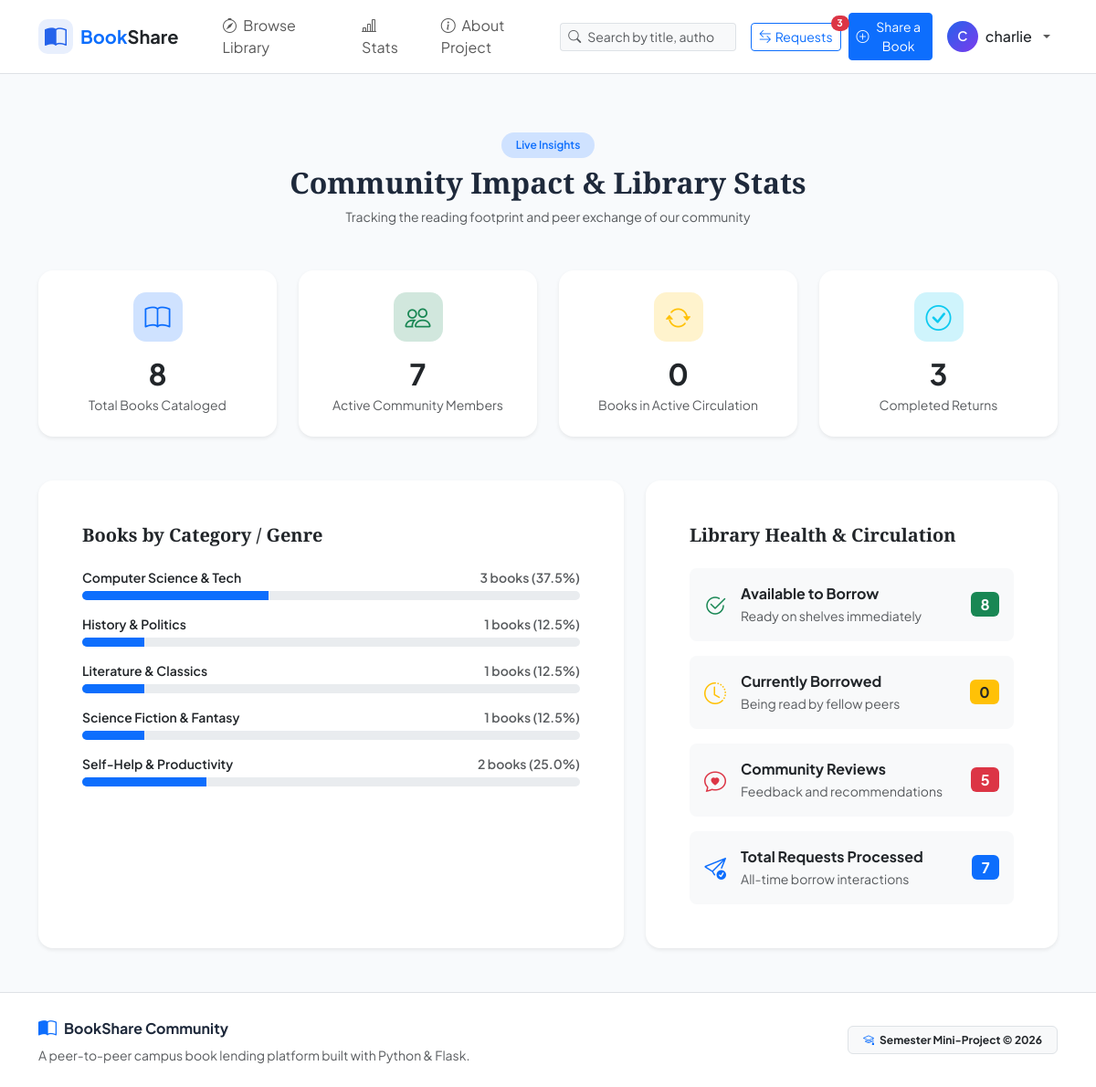
Screenshot of /stats (signed in) with the database file from the repository.
### models.py (models this page shows, shortened)
class User(UserMixin, db.Model):
    __tablename__ = 'users'
    id = db.Column(db.Integer, primary_key=True)
    username = db.Column(db.String(64), unique=True, nullable=False, index=True)
    email = db.Column(db.String(120), unique=True, nullable=False, index=True)
    password_hash = db.Column(db.String(256), nullable=False)
    full_name = db.Column(db.String(100), nullable=False)
    phone = db.Column(db.String(20), nullable=True)
    location = db.Column(db.String(120), nullable=True)  # e.g., Campus block, neighborhood
    created_at = db.Column(db.DateTime, default=datetime.utcnow)
    books = db.relationship('Book', back_populates='owner', cascade='all, delete-orphan', lazy='dynamic')
    sent_requests = db.relationship(
        'BorrowRequest',
        foreign_keys='BorrowRequest.borrower_id',
        back_populates='borrower',
        cascade='all, delete-orphan',
        lazy='dynamic'
    )
    received_requests = db.relationship(
        'BorrowRequest',
        foreign_keys='BorrowRequest.owner_id',
        back_populates='owner',
        cascade='all, delete-orphan',
        lazy='dynamic'
    )
    reviews = db.relationship('Review', back_populates='user', cascade='all, delete-orphan', lazy='dynamic')

class Book(db.Model):
    __tablename__ = 'books'
    id = db.Column(db.Integer, primary_key=True)
    title = db.Column(db.String(150), nullable=False, index=True)
    author = db.Column(db.String(100), nullable=False, index=True)
    genre = db.Column(db.String(50), nullable=False, index=True)
    isbn = db.Column(db.String(30), nullable=True)
    condition = db.Column(db.String(30), default='Good')  # Like New, Good, Fair
    description = db.Column(db.Text, nullable=True)
    cover_url = db.Column(db.String(500), nullable=True)
    is_available = db.Column(db.Boolean, default=True)
    owner_id = db.Column(db.Integer, db.ForeignKey('users.id'), nullable=False)
    created_at = db.Column(db.DateTime, default=datetime.utcnow)
    owner = db.relationship('User', back_populates='books')
    requests = db.relationship('BorrowRequest', back_populates='book', cascade='all, delete-orphan', lazy='dynamic')
    reviews = db.relationship('Review', back_populates='book', cascade='all, delete-orphan', lazy='dynamic', order_by='desc(Review.created_at)')

### routes/main.py (the view)
@main_bp.route('/stats')
def stats():
    total_users = User.query.count()
    total_books = Book.query.count()
    available_books = Book.query.filter_by(is_available=True).count()
    borrowed_books = Book.query.filter_by(is_available=False).count()
    total_requests = BorrowRequest.query.count()
    completed_returns = BorrowRequest.query.filter_by(status='Returned').count()
    active_borrows = BorrowRequest.query.filter_by(status='Approved').count()
    total_reviews = Review.query.count()
    genre_counts = db.session.query(Book.genre, func.count(Book.id)).group_by(Book.genre).all()
    return render_template(
        'stats.html',
        total_users=total_users,
        total_books=total_books,
        available_books=available_books,
        borrowed_books=borrowed_books,
        total_requests=total_requests,
        completed_returns=completed_returns,
        active_borrows=active_borrows,
        total_reviews=total_reviews,
        genre_counts=genre_counts
    )

### templates/stats.html (shortened to what this page needs)
{% extends "base.html" %}
{% block content %}
<div class="container py-4">
    <div class="text-center mb-5">
        <span class="badge bg-primary-subtle text-primary px-3 py-2 rounded-pill fw-semibold mb-2">Live Insights</span>
        <h2 class="fw-bold font-serif">Community Impact & Library Stats</h2>
        <p class="text-muted small">Tracking the reading footprint and peer exchange of our community</p>
    </div>
    <div class="row g-4 mb-5">
        <div class="col-md-3 col-sm-6">
            <div class="card border-0 shadow-sm rounded-4 p-4 text-center bg-white h-100">
                <div class="stat-icon bg-primary-subtle text-primary mx-auto mb-3">
                    <i class="bi bi-book fs-3"></i>
                </div>
                <h2 class="fw-bold mb-1">{{ total_books }}</h2>
                <span class="text-muted small">Total Books Cataloged</span>
            </div>
        </div>
        <div class="col-md-3 col-sm-6">
            <div class="card border-0 shadow-sm rounded-4 p-4 text-center bg-white h-100">
                <div class="stat-icon bg-success-subtle text-success mx-auto mb-3">
                    <i class="bi bi-people fs-3"></i>
                </div>
                <h2 class="fw-bold mb-1">{{ total_users }}</h2>
                <span class="text-muted small">Active Community Members</span>
            </div>
        </div>
        <div class="col-md-3 col-sm-6">
            <div class="card border-0 shadow-sm rounded-4 p-4 text-center bg-white h-100">
                <div class="stat-icon bg-warning-subtle text-warning mx-auto mb-3">
                    <i class="bi bi-arrow-repeat fs-3"></i>
                </div>
                <h2 class="fw-bold mb-1">{{ active_borrows }}</h2>
                <span class="text-muted small">Books in Active Circulation</span>
            </div>
        </div>
        <div class="col-md-3 col-sm-6">
            <div class="card border-0 shadow-sm rounded-4 p-4 text-center bg-white h-100">
                <div class="stat-icon bg-info-subtle text-info mx-auto mb-3">
                    <i class="bi bi-check-circle fs-3"></i>
                </div>
                <h2 class="fw-bold mb-1">{{ completed_returns }}</h2>
                <span class="text-muted small">Completed Returns</span>
            </div>
        </div>
    </div>
    <div class="row g-4">
        <div class="col-lg-7">
            <div class="card border-0 shadow-sm rounded-4 p-4 p-md-5 bg-white h-100">
                <h5 class="fw-bold font-serif mb-4">Books by Category / Genre</h5>
                {% if genre_counts %}
                    {% for genre, count in genre_counts %}
                        {% set pct = (count / total_books * 100)|round(1) if total_books > 0 else 0 %}
                        <div class="mb-3">
                            <div class="d-flex justify-content-between small fw-semibold mb-1">
                                <span>{{ genre }}</span>
                                <span class="text-muted">{{ count }} books ({{ pct }}%)</span>
                            </div>
                            <div class="progress" style="height: 10px;">
                                <div class="progress-bar bg-primary" role="progressbar" style="width: {{ pct }}%;" aria-valuenow="{{ pct }}" aria-valuemin="0" aria-valuemax="100"></div>
                            </div>
                        </div>
                    {% endfor %}
                {% else %}
                    <p class="text-muted">No genre data available yet.</p>
                {% endif %}
            </div>
        </div>
        <div class="col-lg-5">
            <div class="card border-0 shadow-sm rounded-4 p-4 p-md-5 bg-white h-100">
                <h5 class="fw-bold font-serif mb-4">Library Health & Circulation</h5>
                <div class="d-flex align-items-center justify-content-between p-3 bg-light rounded-3 mb-3">
                    <div class="d-flex align-items-center gap-3">
                        <i class="bi bi-check2-circle text-success fs-4"></i>
                        <div>
                            <span class="fw-bold d-block">Available to Borrow</span>
                            <small class="text-muted">Ready on shelves immediately</small>
                        </div>
                    </div>
                    <span class="badge bg-success fs-6">{{ available_books }}</span>
                </div>
                <div class="d-flex align-items-center justify-content-between p-3 bg-light rounded-3 mb-3">
                    <div class="d-flex align-items-center gap-3">
                        <i class="bi bi-clock-history text-warning fs-4"></i>
                        <div>
                            <span class="fw-bold d-block">Currently Borrowed</span>
                            <small class="text-muted">Being read by fellow peers</small>
                        </div>
                    </div>
                    <span class="badge bg-warning text-dark fs-6">{{ borrowed_books }}</span>
                </div>
                <div class="d-flex align-items-center justify-content-between p-3 bg-light rounded-3 mb-3">
                    <div class="d-flex align-items-center gap-3">
                        <i class="bi bi-chat-heart text-danger fs-4"></i>
                        <div>
                            <span class="fw-bold d-block">Community Reviews</span>
                            <small class="text-muted">Feedback and recommendations</small>
                        </div>
                    </div>
                    <span class="badge bg-danger fs-6">{{ total_reviews }}</span>
                </div>
                <div class="d-flex align-items-center justify-content-between p-3 bg-light rounded-3">
                    <div class="d-flex align-items-center gap-3">
                        <i class="bi bi-send-check text-primary fs-4"></i>
                        <div>
                            <span class="fw-bold d-block">Total Requests Processed</span>
                            <small class="text-muted">All-time borrow interactions</small>
                        </div>
                    </div>
                    <span class="badge bg-primary fs-6">{{ total_requests }}</span>
                </div>
            </div>
        </div>
    </div>
</div>
{% endblock %}

### templates/base.html (shortened to what this page needs)
<!DOCTYPE html>
<html lang="en">
<head>
    <link href="https://cdn.jsdelivr.net/npm/bootstrap@5.3.3/dist/css/bootstrap.min.css" rel="stylesheet">
    <link rel="stylesheet" href="https://cdn.jsdelivr.net/npm/bootstrap-icons@1.11.3/font/bootstrap-icons.min.css">
    <link rel="stylesheet" href="{{ url_for('static', filename='css/style.css') }}">
</head>
<body>
    <nav class="navbar navbar-expand-lg navbar-light bg-white border-bottom sticky-top py-2">
        <div class="container">
            <a class="navbar-brand d-flex align-items-center gap-2 fw-bold text-primary" href="{{ url_for('main.index') }}">
                <div class="brand-icon-wrapper">
                    <i class="bi bi-book-half fs-4"></i>
                </div>
                <span>Book<span class="text-dark">Share</span></span>
            </a>
            <div class="collapse navbar-collapse" id="navbarContent">
                <ul class="navbar-nav me-auto mb-2 mb-lg-0 ms-lg-3">
                    <li class="nav-item">
                        <a class="nav-link px-3" href="{{ url_for('books.catalog') }}">
                            <i class="bi bi-compass me-1"></i> Browse Library
                        </a>
                    </li>
                    <li class="nav-item">
                        <a class="nav-link px-3" href="{{ url_for('main.stats') }}">
                            <i class="bi bi-bar-chart-line me-1"></i> Stats
                        </a>
                    </li>
                    <li class="nav-item">
                        <a class="nav-link px-3" href="{{ url_for('main.about') }}">
                            <i class="bi bi-info-circle me-1"></i> About Project
                        </a>
                    </li>
                </ul>
                <form class="d-flex me-lg-3 my-2 my-lg-0" action="{{ url_for('books.catalog') }}" method="GET">
                    <div class="input-group input-group-sm">
                        <span class="input-group-text bg-light border-end-0"><i class="bi bi-search text-muted"></i></span>
                        <input class="form-control bg-light border-start-0 ps-0" type="search" name="q" placeholder="Search by title, author..." aria-label="Search">
                    </div>
                </form>
                <ul class="navbar-nav align-items-lg-center gap-2">
                    {% if current_user.is_authenticated %}
                        <li class="nav-item">
                            <a class="btn btn-sm btn-outline-primary position-relative d-flex align-items-center gap-1" href="{{ url_for('requests.my_requests') }}">
                                <i class="bi bi-arrow-left-right"></i> Requests
                                {% if pending_incoming_count > 0 %}
                                    <span class="position-absolute top-0 start-100 translate-middle badge rounded-pill bg-danger">
                                        {{ pending_incoming_count }}
                                    </span>
                                {% endif %}
                            </a>
                        </li>
                        <li class="nav-item">
                            <a class="btn btn-sm btn-primary d-flex align-items-center gap-1" href="{{ url_for('books.add_book') }}">
                                <i class="bi bi-plus-circle"></i> Share a Book
                            </a>
                        </li>
                        <li class="nav-item dropdown">
                            <a class="nav-link dropdown-toggle d-flex align-items-center gap-2" href="#" id="userDropdown" role="button" data-bs-toggle="dropdown" aria-expanded="false">
                                <div class="avatar-circle">
                                    {{ current_user.full_name[:1].upper() }}
                                </div>
                                <span class="fw-medium text-dark">{{ current_user.username }}</span>
                            </a>
                        </li>
                    {% endif %}
                </ul>
            </div>
        </div>
    </nav>
    <main class="py-4">
        {% block content %}{% endblock %}
    </main>
    <footer class="bg-white border-top py-4 mt-auto">
        <div class="container text-center text-md-start">
            <div class="row align-items-center">
                <div class="col-md-6 mb-3 mb-md-0">
                    <div class="d-flex align-items-center gap-2 justify-content-center justify-content-md-start">
                        <i class="bi bi-book-half text-primary fs-5"></i>
                        <span class="fw-bold">BookShare Community</span>
                    </div>
                    <p class="text-muted small mb-0 mt-1">
                        A peer-to-peer campus book lending platform built with Python & Flask.
                    </p>
                </div>
                <div class="col-md-6 text-center text-md-end">
                    <span class="badge bg-light text-dark border px-3 py-2">
                        <i class="bi bi-mortarboard me-1 text-primary"></i> Semester Mini-Project &copy; {{ now.year }}
                    </span>
                </div>
            </div>
        </div>
    </footer>
</body>
</html>

### static/css/style.css (style rules this page uses)
:root { --primary-color: #2563eb; --primary-hover: #1d4ed8; --secondary-color: #475569; --bg-surface: #f8fafc; --card-shadow: 0 4px 20px rgba(0, 0, 0, 0.05); --card-shadow-hover: 0 10px 25px rgba(0, 0, 0, 0.1); }
body { font-family: 'Plus Jakarta Sans', -apple-system, BlinkMacSystemFont, 'Segoe UI', Roboto, sans-serif; background-color: var(--bg-surface); color: #1e293b; min-height: 100vh; display: flex; flex-direction: column; }
.font-serif { font-family: 'Playfair Display', Georgia, serif; }
.stat-icon { width: 54px; height: 54px; border-radius: 14px; display: flex; align-items: center; justify-content: center; }
.brand-icon-wrapper { width: 38px; height: 38px; border-radius: 10px; background: rgba(37, 99, 235, 0.1); color: var(--primary-color); display: flex; align-items: center; justify-content: center; }
.avatar-circle { width: 34px; height: 34px; border-radius: 50%; background: linear-gradient(135deg, #2563eb, #7c3aed); color: #ffffff; display: flex; align-items: center; justify-content: center; font-weight: 600; font-size: 0.9rem; }

### rows the page displays
User: full_name "C", username "charlie"
Book: genre "History & Politics", is_available "1", pct "12.5"
Book: genre "Literature & Classics", is_available "1", pct "12.5"
Book: genre "Science Fiction & Fantasy", is_available "1", pct "12.5"

### other values shown
{{ pending_incoming_count }} "3"
{{ total_books }} "8"
{{ total_users }} "7"
{{ active_borrows }} "0"
{{ completed_returns }} "3"
{{ genre }} "Computer Science & Tech" "Self-Help & Productivity"
{{ count }} "3" "2"
{{ pct }} "37.5" "25.0"
{{ available_books }} "8"
{{ borrowed_books }} "0"
{{ total_reviews }} "5"
{{ total_requests }} "7"
